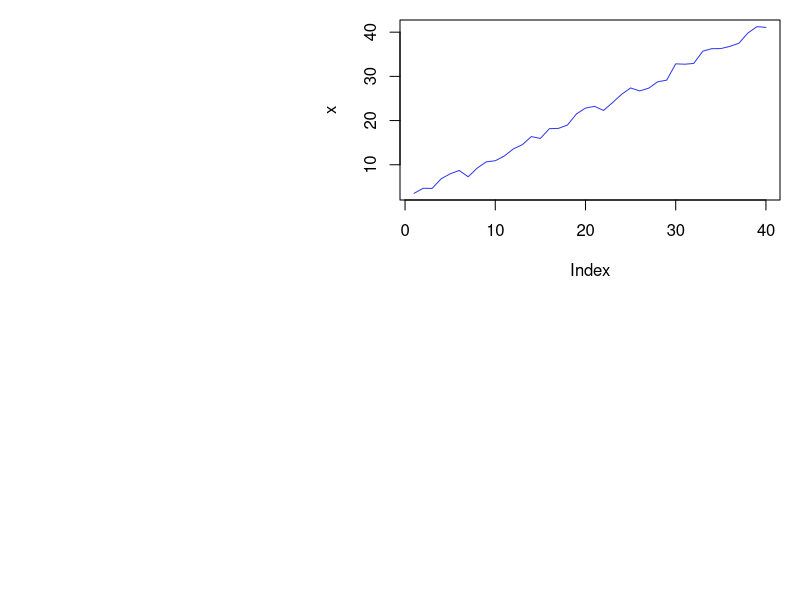
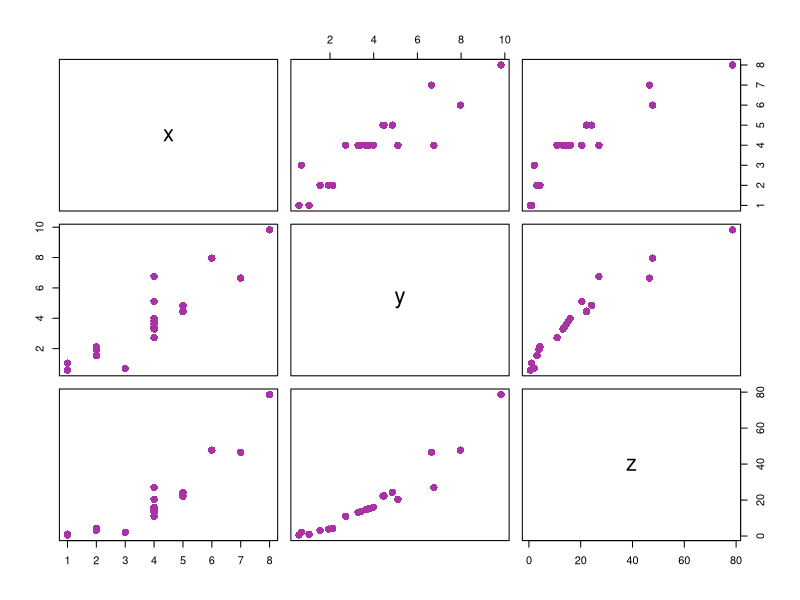

The R script that drew these images, in order: (Note: this script raises an error after producing the figures.)

# S3 Class ##############################

# To create an object of this class we will create a list that will contain all class members. Then this
# list is passed to the class() method as an argument.
a <- list(name="Adam", Roll_no=15)
# Defining a class "Student"
class(a) <- "Student"
# Creation of object
a

# The generic functions are a good example of polymorphism. 
# To understand the concept of generic functions consider 
#the print() function. The print() function is a collection 
# of various print functions that are created for different
# data types and data structures in the R Programming 
# Language. It calls the appropriate function depending upon 
# the type of object passed as an argument

# Seeing different types of print function
methods(print)

# Now lets create generic function of our own
a = list(name="Adam", Roll_no=15)
class(a) = "Student"
print(a)
# Now lets print all our members in spacified format
print.Student <- function(obj){
  cat("name: ", obj$name, "\n")
  cat("Roll No: ", obj$Roll_no, "\n")
}
print(a)

# To view the S3 attributes
attributes(a)

# Add attributes
attr(a, "age") <- c(18)
attributes(a)


# Inheritance in S3 class
# Inheritance allows one class to derive the features and functionalities 
# of another class. The feature facilitates code resuability

# student function with argument
student <- function(n, r){
  value <- list(name=n, Roll_no=r)
  attr(value, "class") <- "student"
  value
}
print.student <- function(obj){
  cat("Name: ", obj$name, "\n")
  cat("Roll ", obj$Roll_no)
}
# inheritance is done while creating another class by doing class(obj) <- c(child, parent)
s <- list(name="Kesha", Roll_no=21, country="Bangladesh")
class(s) <- c("Student", "student")
s
# The following class overwrites the method for class student
print.student <- function(obj){
  cat(obj$name, "is from", obj$country, "\n")
}
s


# S4 class #####################
# S4 class has a predefined definition.
# this function contain auxiliary functions for defining methods and generics
# syntax: setClass("myClass", slots=list(name="character", Roll_no="numeric"))
# The new() function is used to create object of S4 class

setClass("Student", slots=list(name="character", Roll_no="numeric"))
a <- new("Student", name="Adam", Roll_no=20)
a

# Create S4 objects from generator function
# setClass() returns a generator function which helps in creating objects and it acts as a constructor
stud <- setClass("Student", slots=list(name="character", Roll_no="numeric"))
stud
stud(name="Adam", Roll_no=15)

# Inheritance in S4 class
# Define S4 class
setClass("student", 
         slots=list(name="character",
                    age="numeric", rno="numeric")
         )
# Define a function to display object details
setMethod("show", "student",
          function(obj){
            cat(obj@name, "\n")
            cat(obj@age, "\n")
            cat(obj@rno, "\n")
          })
# Inherit from student
setClass("InternationalStudent",
         slots=list(country="character"),
         contains="student")
# Rest of the attribute will inherited from student
s <- new("InternationalStudent", name="Adam",
         age=22, rno=15, country="Bangladesh")
show(s)


# Reference class ###################
# Reference class is an improvement over s4 class
library(methods)
# setRefClass returns a generator
movies <- setRefClass("movies", fields=list(
  name = "character", leadActor="character", rating="numeric"
))
movieList <- movies(name="Iron Man", leadActor="Robert downey Jr", rating = 7)
movieList


# Add method to our class
library(methods)
movies <- setRefClass("movies", fields=list(name="character", leadActor="character", 
                                            rating="numeric"), methods=list(
                                              increment_rating = function(){
                                                rating <<- rating + 1
                                              },
                                              decrement_rating = function(){
                                                rating <<- rating - 1
                                              }
                                            ))
movieList <- movies(name="Iron Man",
                    leadActor="Robert downey Jr", rating=7)
movieList$rating
movieList$increment_rating()
movieList$rating



# R objects ###################
# in R programming language there are 5 basic types of language

# 1: vectors
x <- c(1, 2, 3, 4, 5)
y <- c("a", "b", "c") 
z <- 5
print(class(x))
print(class(y))
print(class(z))

# 2: Lists
# List can contain heterogeneous data types such as vectors or another lists
ls <- list(c(1, 2, 3, 4), list("a", "b", "c"))
print(ls)
print(class(ls))

# 3: matrices
# 4: factors
# 5: Arrays
# 6: Data frames


# Encapsulation in R programming #############################################
# OOP has the following features:
    # Class
    # Object
    # Abstraction
    # Encapsulation
    # Polymorphism
    # Inheritnce

# While working with classes and dealing with sensitive data, implementing global variable to all the 
# variables used within the program code is not a good choice because then the chance of getting data
# tempered will increase. For this purpose OOP has the concept of Encapsulation. Encapsulation ensures
# the outside view of the object is clearly separated from the inside view of the object by hiding the
# implementation of operation and state from the interface which is available to all other objects

l <- list(name="GeeksForGeeks", state="Up", sector=136)
class(l) <- "info"
l

s <- list(country="Bangladesh", state="Sylhet", street_no.=110)
class(s) <- "address"
s



# Polymorphism ##################################
# R language is evolving and it implements parametric polymorphism, which means that methods in R refer
# to functions, not class.
plot
help("UseMethod")
methods(plot)
# X window system graphics
x11(width=15, height=13)
# The runif() function generates random deviates of the uniform distribution
x <- 3*runif(40) + (1:40)
par(mar=c(20, 20, 1, 1))
plot(x, type='l', col='#343deb')
z <- locator(1)

# Input is data frame
X11(width = 6, height = 6)
set.seed(280870)
x <- c(4, 3, 1, 2, 2, 4, 6, 4, 5, 5, 
       4, 4, 5, 4, 4, 8, 4, 1, 2, 7)
y <- x * rnorm(20, 1, 0.3)
z <- x * y
# Taking a data frame
df <- data.frame(x, y, z)
par(mar = c(0.1, 0.1, 0.1, 0.1))
# Using plot()
plot(df, col = '#a832a6', pch = 16, cex = 1.5)
z <- locator(1)

colors <- c("violet", "indigo", "blue", "green",
            "yellow", "orange", "red")
summary(colors)

state.region
# Provides summarised results under each region
summary(state.region) 
# As maxsum is given as 3, totally we should have 3 regions
# But here we have 4 regions and hence highest count region,
# next highest count region is displayed and the other 
# regions are clubbed under Other
summary(state.region, maxsum = 3)

# Creating generic method
display <- function(obj){
  UseMethod("print")
}
print.bank <- function(obj){
  cat("Name is ", obj$name, "\n")
  cat(obj$account_no, " is the Acc no of the holder", "\n")
  cat(obj$saving, " is the amount of saving in the account \n")
  cat(obj$withdrawn, " is the withdrawn amount\n")
}
x <- list(name="hasan", account_no=1234, saving=1500, withdraw=267)
class(x) <- "bank"
display <- function(obj){
  UseMethod("print")
}
display(x)




# Inheritance ###########################################
# Inheritance is one of the concept in OOP by which new classes can be derived from existing or base
# classes helping in re-usability of code.

# Inheritance in S3 class
student <- function(n, a, r){
  value <- list(name=n, age=a, rno=r)
  attr(value, "class") <- student
  value
}
print.student <- function(obj){
  cat(obj$name, "\n")
  cat(obj$age, "\n")
  cat(obj$rno, "\n")
}
s <- list(name="Kalam", age=21, rno=4, country="Bangladesh")
class(s) <- c("InternationalStudent", "student")
cat("The method print.student() is inherited:\n")
print(s)

# overwriting the print method
print.InternationalStudent <- function(obj){
  cat(obj$name, "is from", obj$country, "\n")
}
print(s)

#check inheritance
inherits(s, "student")


# Inheritance in S4 class
setClass("student", slots=list(
  name="character", age="numeric", rno="numeric"
))
setMethod("show", "student",
          function(obj){
            cat(obj@name, "\n")
            cat(obj@age, "\n")
            cat(obj@rno, "\n")
          })
#inherit from student
setClass("InternationalStudent", slots=list(country="character"), contains="student")

s <- new("InternationalStudent", name="Kalam", age=21, rno=96, country="Bangladesh")
show(s)


# Inheritance in Reference class
# Define class 
student <- setRefClass("student",        
                       fields = list(name = "character", 
                                     age = "numeric", rno = "numeric"), 
                       methods = list( 
                         inc_age <- function(x) { 
                           age <<- age + x 
                         }, 
                         dec_age <- function(x) { 
                           age <<- age - x 
                         } 
                       ) 
) 
# Inheriting from Reference class 
InternStudent <- setRefClass("InternStudent",  
                             fields = list(country = "character"),  
                             contains = "student", 
                             methods = list( 
                               dec_age <- function(x) { 
                                 if((age - x) < 0)  stop("Age cannot be negative") 
                                 age <<- age - x 
                               } 
                             )  
) 
# Create object 
s <- InternStudent(name = "Utkarsh", 
                   age = 21, rno = 96, country = "India") 
s$dec_age(5) 
s$age 

s$dec_age(20)  
s$age 




# Abstraction #############################
add_2 <- function(y){2+y}
add_2(1:10)

add_x <- function(x){
  function(y){ x+y }
}
add_2 <- add_x(2)
add_7 <- add_x(7)

for (i in 1:nboot){
  bootmeans[i] <- mean(sample(data, length(data), replace=TRUE))
}

make_container <- function(n){
  x <- numeric(n)
  i <- 1
  function(value=NULL){
    if(is.null(value)){
      return(x)
    }
    else{
      x[i] <<- value
      i <<- i+1
    }
  }
}
bootmeans <- make_container(nboot)
for(i in 1:nboot){
  bootmeans(mean(sample(data, length(data), replace=TRUE)))
}



# Looping over objects #################################
# One of the biggest issues with the "for" loop is its memeory consumption and its slowness in executing
# repetative task. And when its come to dealing with large data set and iterative over it, for loop 
# is not advised. R provides many alternatives to be applied to vectors for lopping operation that are
# pretty useful when working interactively on a command line. In this article we deal with apply()
# function and its vatiation: apply(), lapply(), sapply(), tapply(), mapply()

# apply():   Applies a function over the margins of an array or matrix
# lapply():  Apply a function over a list or vector 
# sapply():  Same as lapply() but with spacified result
# tapply():  Apply a function over a ragged array
# mapply():  Multivariate version of lapply()

# apply()
A = matrix(1:9, 3, 3)
print(A)
# Applying apply() over a row of matrix. Here margin 1 is for row
r = apply(A, 1, sum)
print(r)
# Applying apply() over a column of matrix. Here 2 is for column
c = apply(A, 2, sum)
print(c)

# lapply():
  # This function is used to apply a function over a list. It always return a list of the same length as
  # the input list
A = matrix(1:9, 3, 3)
B = matrix(10:18, 3, 3)
myList = list(A, B)
determinant = lapply(myList, det)
print(determinant)

# sapply()
# sapply(): This function is used to simplify the result of lapply(), if possible. Unlike lapply(), 
# the result is not always a list. The output varies in the following ways:-
  # If output is a list containing elements having length 1, then a vector is returned.
  # If output is a list where all the elements are vectors of same length(>1), then a matrix is returned.
  # If output contains elements which cannot be simplified or elements of different types, a list 
  # is returned.
A = list(a=1:5, b=6:10)
means = sapply(A, mean)
print(means)

# tapply():
  # This function is used to apply a function over a subset of vectors given by a combination of factors.
Id = c(1, 1, 1, 1, 2, 2, 2, 3, 3)
val = c(1, 2, 3, 4, 5, 6, 7, 8, 9)
result = tapply(val, Id, sum)
print(result)

# mapply():
  # It's a multivariate version of lapply(). This function can be used over several list simultaneously.
A = list(c(1, 2, 3, 4))
B = list(c(2, 5, 1, 6))
result = mapply(sum, A, B)
print(result)





# Creating, Listing and Deleting, Objects in memory #########################

# Listing object in memory
# numeric object
x = 5
# String object
name = "Jafrul"
# Vector object
vec1 = c(1, 2, 3)
vec2 = c("a", "b", "c")
# List object
listOfNumber = list( 
  "Numbers" = vec1, 
  "Characters" = vec2 
) 
# Data frame object 
myDataFrame = data.frame( 
  "Numbers" = vec1, 
  "Characters" = vec2 
) 
# Listing objects using object() 
print(objects()) 
# Listing objects using ls() 
print(ls()) 


# The code below returns all objects 
# whose name contains an v 
print(ls(pattern = "v")) 
# The code below returns all objects 
# whose name ends with "e" 
print(ls(pattern = "e$")) 


# Deleting object in memory
# Deleting object x using rm() 
rm(x) 
# Deleting object myDataFrame using remove() 
remove(myDataFrame) 
ls()

# Deleting All object in memory
rm(list=ls())
print(ls())




# S3 class ############################################
x <- c("female", "male", "male", "female")
class(x)
# Using the command class() to append the class of the vector
class(x) <- append(class(x), "Gender")
class(x)

age <- c(12, 10, 9)
e <- environment()
e
# setting the value of a variable
assign("age", 3, e)
ls()
# Getting the values of the variable
get("age", e)


# For creating S3 object there are two main steps:
    # Create a list with the required components
    # Then the class can be formed by command class(x) and a name should be assigned to this class
x <- list(name="Jafrul", account_no=1234, saving=1500, withdraw=234)
class(x) <- "bank"
x

# The S3 system in R language consists of three main components
    # Generic function, method, attributes
# The function print() is a generic function and hence is a collection of methods
methods(print)

# In the above long list there are important methods like print.factor(). When we print a factor through
# function print(), the call would automatically dispatch to print.factor()
# The class created as - bank, would search for a method named print.bank(), and since no such method 
# exists print.default() is used. 
# Generic functions have a default method which is used when no match is available

# Creating own method
x <- list(name="Jafrul", account_no=12345, saving=1200, withdraw=750)
class(x) <- "bank"
print.bank <- function(obj){
  cat("Name is ", obj$name, "\n")
  cat(obj$account_no, " is the account number of the holder\n")
  cat(obj$saving, " is the amount of saving the account \n")
  cat(obj$withdraw, " is the withdrawn amount")
}
x




# Explicit coercion in R programming #################################
# Coercing of an object from one type of class to another is known as explicit coercion
# Normally whatever is converted implicitly is referred to as coercion and if converted explicitly then it
# is known as casting. Conversion signifies both types- coercion and casting
x <- c(0, 1, 0, 3)
class(x)
# Converting it to integer type 
as.numeric(x) 
# Converting it to double type 
as.double(x) 
# Converting it to logical type 
as.logical(x) 
# Converting it to a list 
as.list(x) 
# Converting it to complex numbers 
as.complex(x) 




# R6 classes
# In OOP of R language, encapsulation means binding of the data and methods inside a class. 
# dplyr and shiny package use R6 classes
library(R6)

Queue <- R6Class("Queue",
                 
                 # public member of the class that can be accessed by object
                 public = list(
                   
                   # Constructor/ Initializer
                   initialize = function(...)
                   {
                     private$elements = list()
                   },
                   
                   # Add to the queue
                   enqueue = function(num)
                   {
                     private$elements = append(private$elements, num)
                   },
                   
                   # Remove from queue
                   dequeue = function()
                   {
                     if(self$size()==0)
                       stop("Queue is empty")
                     element <- private$elements[[1]]
                     private$elements <- private$elements[-1]
                     element
                   },
                   
                   # Get the size of elements
                   size = function()
                   {
                     length(private$elements)
                   }),
                 
                 private = list(
                   # queue list
                   elements = list()
                  )
                 )
# Create an object
QueueObject = Queue$new()
QueueObject$enqueue(2)
QueueObject$enqueue(5)
QueueObject$dequeue()
QueueObject$dequeue()


# The following example is a demonstration of Inheritance in R6 classes by creating another class 
# childQueue that inherits the class Queue.
childQueue <- R6Class("childQueue",
                      # inherit queue class which is super class
                      inherit = Queue,
                      
                      public = list(
                        initialize = function(...)
                        {
                          private$elements <- list(...)
                        },
                        size = function()
                        {
                          # super is used to access methods from super class
                          super$size()
                        }
                      )
                      )
childQueueObject <- childQueue$new()
childQueueObject$enqueue(2)
childQueueObject$enqueue(3)
childQueueObject$dequeue()
childQueueObject$dequeue()
childQueueObject$dequeue()




# Getting attribute of Objects
# attribute() function in R is used to get all attributes of data. 
# This function is also used to set new attribute of data

info = data.frame(iris)
# Load info set that you want to work on
data(info) 
# Print first 6 rows of info set data                                            
head(info)                                                
# Apply attributes function
attributes(info) 


# Set different column names
# retain dataframe class
attributes_list <- list(names = c('Sepal.Length' ,'Sepal.Width' ,
                                  'Petal.Length', 'Petal.Width',
                                  'Species'),
                        class = "data.frame",
                        row.names= c("NA","NA","NA","NA"))

# New attributes from list added to info database
attributes(info) <- attributes_list
attributes(info)

# attr() will return specific data, but this function needs precise information about the data.
data(info) 
# Apply attr() function
attr(x = info, which = "names")



# Get or set names of elements of an object #############################

x <- c(1, 2, 3, 4, 5) 
# Assigning names using names() function 
names(x) <- c("gfg1", "gfg2", "gfg3", "gfg4", "gfg5") 
# Printing name vector that is assigned  
names(x) 
# Printing updated vector 
print(x) 

library(datasets)  
# Importing dataset  
head(airquality)  
# Calling names() function to get names 
names(airquality)
